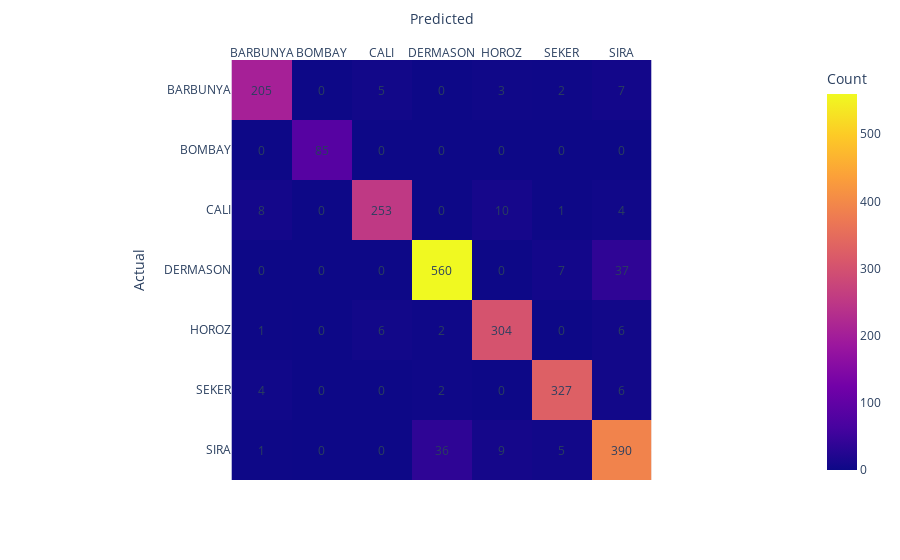

The notebook cell saved with this chart:
### Markdown cell above
### 6.1 Regresja logistyczna

### Code cell
dist = dict(C=[10 ** x for x in range(-4, 3)], penalty=['l2', 'l1'])
lr = LogisticRegression(max_iter=1000,solver='saga', multi_class='multinomial')
train_evaluate_encoded2(lr, dist, X_train, y_encoded2, X_val, y_val_encoded2, cv=5)

### Figure 1 — Plotly figure (JSON) as saved in the notebook; plotly's stock layout.template omitted (floating-point values rounded to 4 significant figures)
{"data": [{"coloraxis": "coloraxis", "hovertemplate": "Predicted: %{x}<br>Actual: %{y}<br>Count: %{z}<extra></extra>", "name": "0", "type": "heatmap", "x": ["BARBUNYA", "BOMBAY", "CALI", "DERMASON", "HOROZ", "SEKER", "SIRA"], "xaxis": "x", "y": ["BARBUNYA", "BOMBAY", "CALI", "DERMASON", "HOROZ", "SEKER", "SIRA"], "yaxis": "y", "z": [[205, 0, 5, 0, 3, 2, 7], [0, 85, 0, 0, 0, 0, 0], [8, 0, 253, 0, 10, 1, 4], [0, 0, 0, 560, 0, 7, 37], [1, 0, 6, 2, 304, 0, 6], [4, 0, 0, 2, 0, 327, 6], [1, 0, 0, 36, 9, 5, 390]]}], "layout": {"annotations": [{"showarrow": false, "text": "205", "x": "BARBUNYA", "y": "BARBUNYA"}, {"showarrow": false, "text": "0", "x": "BOMBAY", "y": "BARBUNYA"}, {"showarrow": false, "text": "5", "x": "CALI", "y": "BARBUNYA"}, {"showarrow": false, "text": "0", "x": "DERMASON", "y": "BARBUNYA"}, {"showarrow": false, "text": "3", "x": "HOROZ", "y": "BARBUNYA"}, {"showarrow": false, "text": "2", "x": "SEKER", "y": "BARBUNYA"}, {"showarrow": false, "text": "7", "x": "SIRA", "y": "BARBUNYA"}, {"showarrow": false, "text": "0", "x": "BARBUNYA", "y": "BOMBAY"}, {"showarrow": false, "text": "85", "x": "BOMBAY", "y": "BOMBAY"}, {"showarrow": false, "text": "0", "x": "CALI", "y": "BOMBAY"}, {"showarrow": false, "text": "0", "x": "DERMASON", "y": "BOMBAY"}, {"showarrow": false, "text": "0", "x": "HOROZ", "y": "BOMBAY"}, {"showarrow": false, "text": "0", "x": "SEKER", "y": "BOMBAY"}, {"showarrow": false, "text": "0", "x": "SIRA", "y": "BOMBAY"}, {"showarrow": false, "text": "8", "x": "BARBUNYA", "y": "CALI"}, {"showarrow": false, "text": "0", "x": "BOMBAY", "y": "CALI"}, {"showarrow": false, "text": "253", "x": "CALI", "y": "CALI"}, {"showarrow": false, "text": "0", "x": "DERMASON", "y": "CALI"}, {"showarrow": false, "text": "10", "x": "HOROZ", "y": "CALI"}, {"showarrow": false, "text": "1", "x": "SEKER", "y": "CALI"}, {"showarrow": false, "text": "4", "x": "SIRA", "y": "CALI"}, {"showarrow": false, "text": "0", "x": "BARBUNYA", "y": "DERMASON"}, {"showarrow": false, "text": "0", "x": "BOMBAY", "y": "DERMASON"}, {"showarrow": false, "text": "0", "x": "CALI", "y": "DERMASON"}, {"showarrow": false, "text": "560", "x": "DERMASON", "y": "DERMASON"}, {"showarrow": false, "text": "0", "x": "HOROZ", "y": "DERMASON"}, {"showarrow": false, "text": "7", "x": "SEKER", "y": "DERMASON"}, {"showarrow": false, "text": "37", "x": "SIRA", "y": "DERMASON"}, {"showarrow": false, "text": "1", "x": "BARBUNYA", "y": "HOROZ"}, {"showarrow": false, "text": "0", "x": "BOMBAY", "y": "HOROZ"}, {"showarrow": false, "text": "6", "x": "CALI", "y": "HOROZ"}, {"showarrow": false, "text": "2", "x": "DERMASON", "y": "HOROZ"}, {"showarrow": false, "text": "304", "x": "HOROZ", "y": "HOROZ"}, {"showarrow": false, "text": "0", "x": "SEKER", "y": "HOROZ"}, {"showarrow": false, "text": "6", "x": "SIRA", "y": "HOROZ"}, {"showarrow": false, "text": "4", "x": "BARBUNYA", "y": "SEKER"}, {"showarrow": false, "text": "0", "x": "BOMBAY", "y": "SEKER"}, {"showarrow": false, "text": "0", "x": "CALI", "y": "SEKER"}, {"showarrow": false, "text": "2", "x": "DERMASON", "y": "SEKER"}, {"showarrow": false, "text": "0", "x": "HOROZ", "y": "SEKER"}, {"showarrow": false, "text": "327", "x": "SEKER", "y": "SEKER"}, {"showarrow": false, "text": "6", "x": "SIRA", "y": "SEKER"}, {"showarrow": false, "text": "1", "x": "BARBUNYA", "y": "SIRA"}, {"showarrow": false, "text": "0", "x": "BOMBAY", "y": "SIRA"}, {"showarrow": false, "text": "0", "x": "CALI", "y": "SIRA"}, {"showarrow": false, "text": "36", "x": "DERMASON", "y": "SIRA"}, {"showarrow": false, "text": "9", "x": "HOROZ", "y": "SIRA"}, {"showarrow": false, "text": "5", "x": "SEKER", "y": "SIRA"}, {"showarrow": false, "text": "390", "x": "SIRA", "y": "SIRA"}], "coloraxis": {"colorbar": {"title": {"text": "Count"}}, "colorscale": [[0, "#0d0887"], [0.1111, "#46039f"], [0.2222, "#7201a8"], [0.3333, "#9c179e"], [0.4444, "#bd3786"], [0.5556, "#d8576b"], [0.6667, "#ed7953"], [0.7778, "#fb9f3a"], [0.8889, "#fdca26"], [1, "#f0f921"]]}, "margin": {"t": 60}, "xaxis": {"anchor": "y", "constrain": "domain", "domain": [0, 1], "scaleanchor": "y", "side": "top", "title": {"text": "Predicted"}}, "yaxis": {"anchor": "x", "autorange": "reversed", "constrain": "domain", "domain": [0, 1], "title": {"text": "Actual"}}}}
